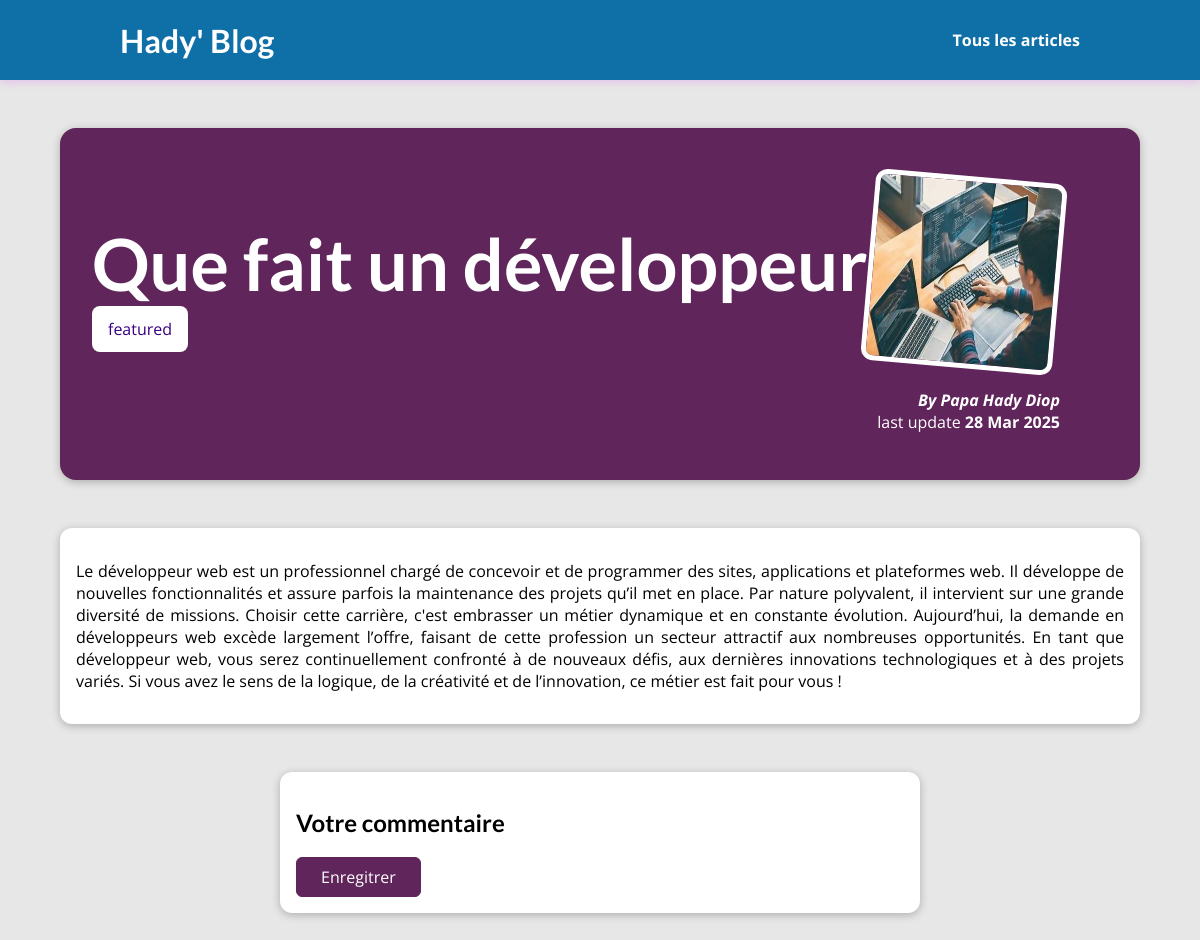
Page /posts/programming on the committed database.
### blog/models.py (models this page shows, shortened)
class Post(models.Model):
    title= models.CharField(max_length=150)
    excerpt= models.CharField(max_length=200)
    image = models.ImageField(upload_to='posts', null=True)
    date= models.DateField(auto_now=True)
    slug = models.SlugField(unique=True, db_index=True)
    content = models.TextField(validators=[MinLengthValidator])
    author  = models.ForeignKey(Author , on_delete=models.SET_NULL, null=True ,related_name='posts')
    tags = models.ManyToManyField(Tag)

class Tag(models.Model):
    caption = models.CharField(max_length=20)

class Author(models.Model):
    first_name = models.CharField(max_length=100)
    last_name = models.CharField(max_length=100)
    email_adress = models.EmailField()
    def full_name(self):
        return f"{self.first_name} {self.last_name}"
    def __str__(self):
        return self.full_name()

### blog/views.py (the view)
# urls.py: path("posts/<slug:slug>", views.SinglePostView.as_view(), name="post-detail-page"),
class SinglePostView(DetailView):
    template_name = "blog/post-detail.html"
    model = Post
    def get_context_data(self, **kwargs):
        context =  super().get_context_data(**kwargs)
        context["post_tags"] = self.object.tags.all()
        return context

### blog/templates/blog/post-detail.html (shortened to what this page needs)
{% extends "base.html" %}
{% load static %}
{% block css_files %}
<link rel="stylesheet" href="{% static "blog/post-detail.css" %}">
{% endblock %}
{%block content %}
<section id="summary">
  <h2>{{ post.title }}</h2>
  <div class="">
    {% for tag in post_tags %}
    <span class="tag">{{ tag.caption }}</span>
    {% endfor %}
  </div>
  <article>
    <img
      src="{{ post.image.url }}"
      alt="{{
    post.title }}"
    />
    <address>
      By <a href="mailto:{{post.author.email_adress}}">{{ post.author }}</a>
    </address>
    <div class="">
      last update <time datetime="">{{ post.date|date:"d M Y" }}</time>
    </div>
  </article>
</section>
<main>
  <p>{{ post.content }}</p>
</main>
<section id="comment-form">
  <h2>Votre commentaire</h2>
  <form>
    <button type="submit">Enregitrer</button>
  </form>
</section>
{% endblock %}

### static/app.css (style rules this page uses)
* { box-sizing: border-box; }
html { font-family: "Open Sans", "Lato", sans-serif; }
body { margin: 0; }
h1, h2, h3 { font-family: "Lato", sans-serif; font-weight: bold; }

### blog/static/blog/post-detail.css (style rules this page uses)
body { background-color: #e7e7e7; }
#summary { margin: 8rem auto 3rem auto; padding: 2rem; width: 90%; max-width: 90rem; border-radius: 16px; background-color: #60255b; position: relative; box-shadow: 0 2px 8px rgba(0, 0, 0, 0.25); height: 22rem; }
#summary a { color: white; text-decoration: none; }
#summary h2 { color: white; font-size: 4.5rem; margin-bottom: 0.76rem; }
#summary article { position: absolute; top: 2rem; right: 3rem; padding: 1rem 2rem; border-radius: 12px; text-align: right; color: white; }
#summary article img { width: 12rem; height: 12rem; border-radius: 12px; transform: rotateZ(5deg); border: 5px solid white; margin-bottom: 1rem; }
#summary address { font-weight: bold; }
#summary time { font-weight: bold; }
main { width: 90%; max-width: 90rem; margin: 3rem auto; background-color: white; text-align: justify; padding: 1rem; border-radius: 12px; box-shadow: 0 2px 8px rgba(0, 0, 0, 0.25); }
.tag { background-color: white; color: #390281; padding: 0.75rem 1rem; border-radius: 8px; }
#comment-form { margin: 3rem auto; width: 90%; max-width: 40rem; border-radius: 12px; background-color: white; box-shadow: 0 2px 8px rgba(0, 0, 0, 0.25); padding: 1rem; }
#comment-form button { font: inherit; background-color: #60255b; color: white; border: 1px solid #60255b; padding: 0.5rem 1.5rem; border-radius: 6px; cursor: pointer; }

### rows in the picture
Post: title "Que fait un développeur web", image (picture), author "Papa Hady Diop", date "28 Mar 2025", content "Le développeur web est un professionnel chargé de concevoir et de programmer des sites, applications et plateformes web. Il développe de nouvelles fonctionnalités et assure parfois la maintenance des projets qu’il met en place. Par nature polyvalent, il intervient sur une grande diversité de missions. Choisir cette carrière, c'est embrasser un métier dynamique et en constante évolution. Aujourd’hui, la demande en développeurs web excède largement l’offre, faisant de cette profession un secteur attractif aux nombreuses opportunités. En tant que développeur web, vous serez continuellement confronté à de nouveaux défis, aux dernières innovations technologiques et à des projets variés. Si vous…"
Tag: caption "featured"
